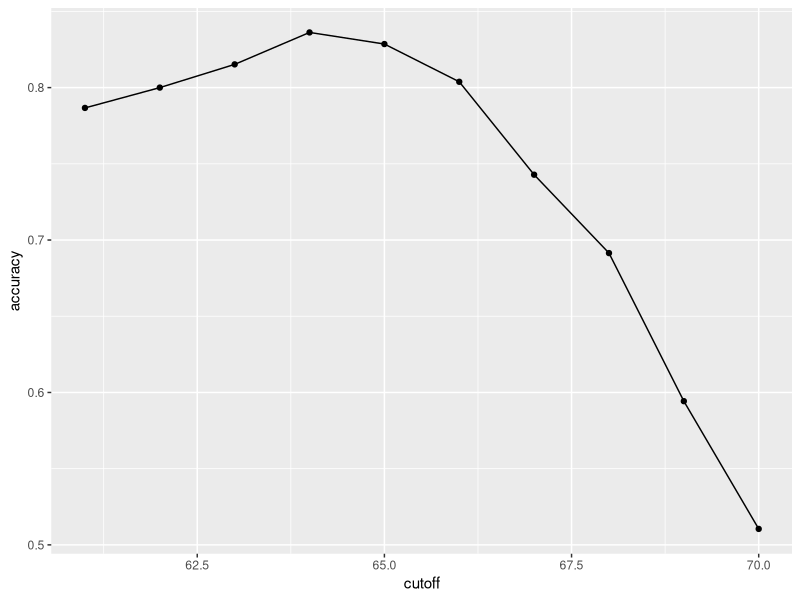
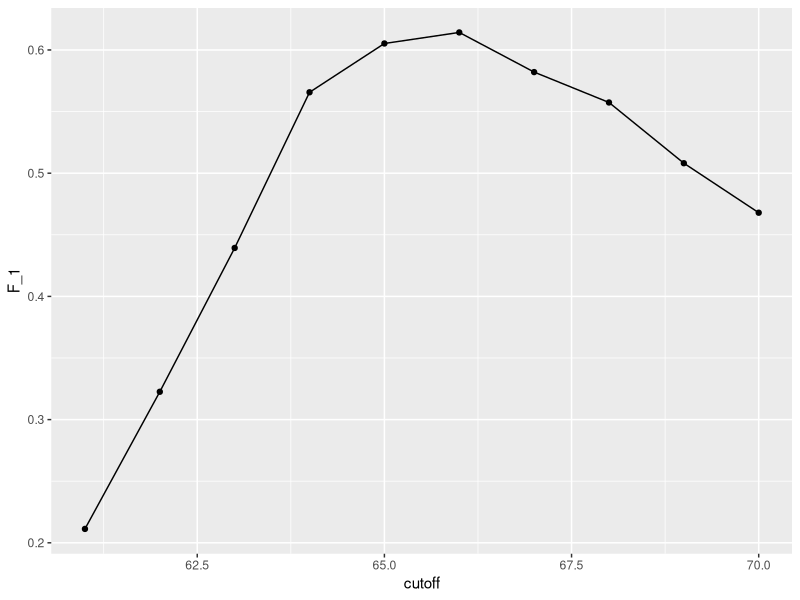
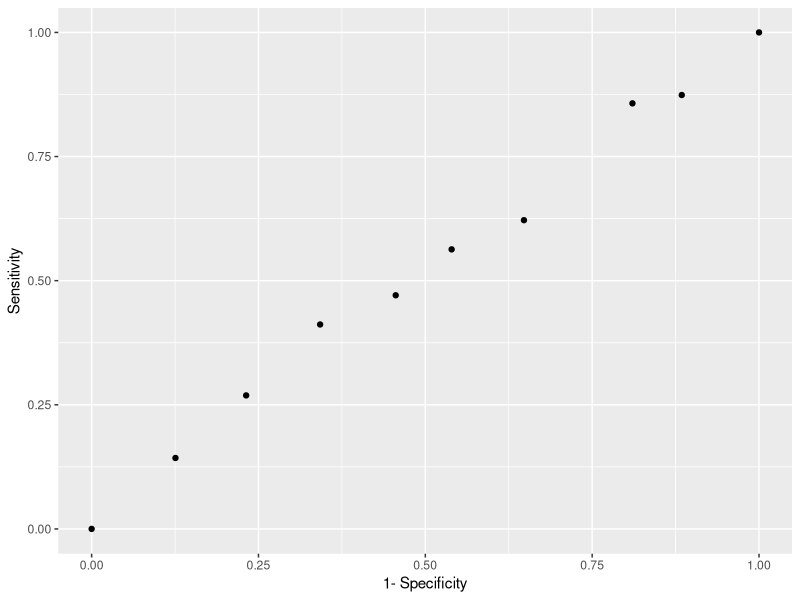
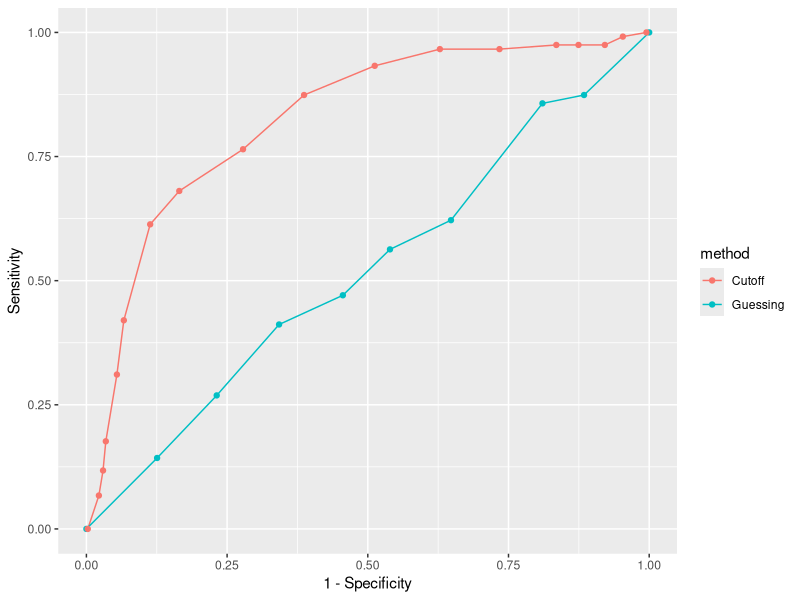
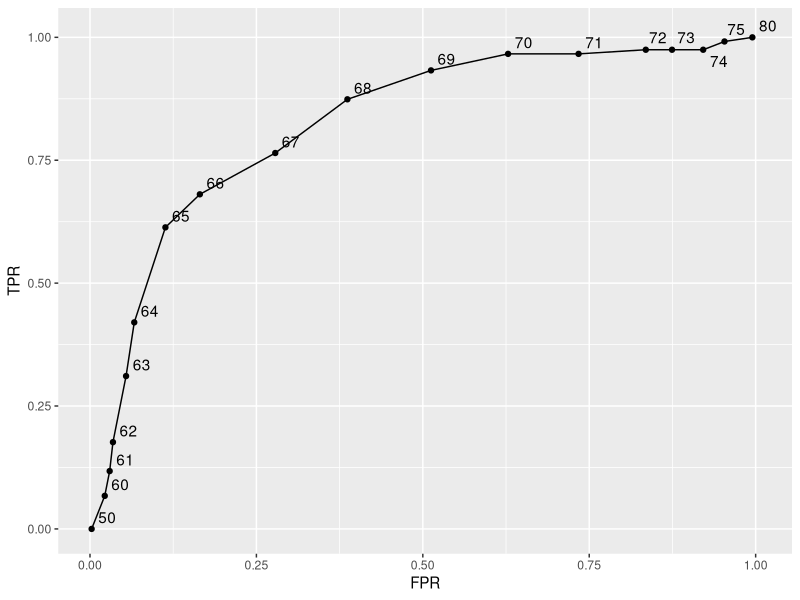
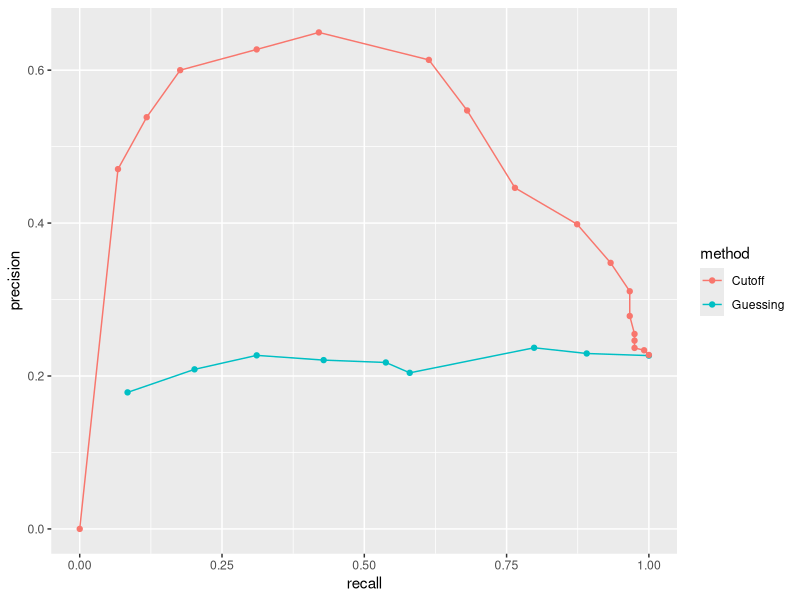
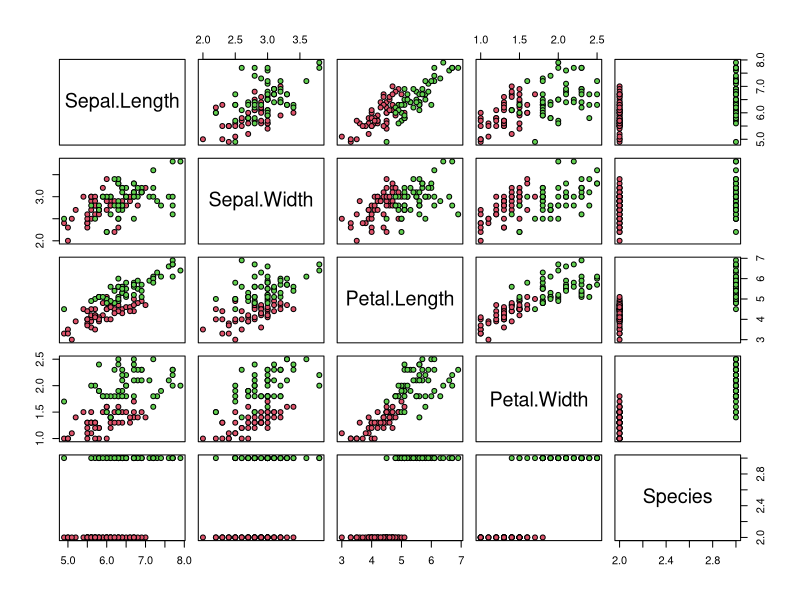

Source code (R) for these figures, in order:
## ---- chunk 1
library(tidyverse)
library(dslabs)
library(dplyr)
library(caret)
library(ggplot2)

data(heights)

# define the outcome and predictors
y <- heights$sex
x <- heights$height

# generate training and test sets
set.seed(2,sample.kind = "Rounding") 
test_index <- createDataPartition(y,times =1, p = 0.5, list = FALSE)
test_set <- heights[test_index, ]
train_set <- heights[-test_index, ]

#guess the outcome
y_hat <- sample(c("Male","Female"),length(test_index),replace = TRUE)
y_hat <- sample(c("Male", "Female"), length(test_index), replace = TRUE) %>% 
  factor(levels = levels(test_set$sex))

#compute accuracy
mean(y_hat == test_set$sex)
heights %>% group_by(sex) %>% summarize(mean(height),sd(height))
y_hat <- ifelse(x > 62, "Male", "Female") %>% factor(levels = levels(test_set$sex))
mean(y == y_hat)

# examine the accuracy of 10 cutoffs
cutoff <- seq(61,70)
accuracy <- map_dbl(cutoff, function(x){
  y_hat <- ifelse(train_set$height > x, "Male", "Female") %>%
    factor(levels = levels(test_set$sex))
    mean(train_set$sex == y_hat)
})

data.frame(cutoff,accuracy) %>%
  ggplot(aes(cutoff,accuracy)) + geom_point() + geom_line ()
max(accuracy)

best_cutoff <- cutoff[which.max(accuracy)]

y_hat <- ifelse(test_set$height > best_cutoff, "Male", "Female") %>%
  factor(levels = levels(test_set$sex))
mean(y_hat == test_set$sex)
## ---- chunk 2
table(predicted = y_hat, actual = test_set$sex)
test_set %>% mutate(y_hat = y_hat) %>%
  group_by(sex) %>% 
  summarize(accuracy = mean(y_hat == sex))
prev <- mean(y == "Male")  

confusionMatrix(data = y_hat, reference = test_set$sex)
## ---- chunk 3
# maximize F-core
cutoff <- seq(61,70)
F_1 <- map_dbl(cutoff, function(x){
  y_hat <- ifelse(train_set$height > x, "Male", "Female") %>%
    factor(levels = levels(test_set$sex))
  F_meas(data = y_hat, reference = factor(train_set$sex))
})

data.frame(cutoff,F_1) %>%
  ggplot(aes(cutoff,F_1)) + geom_point() + geom_line()
max(F_1)
best_cutoff <- cutoff[which.max(F_1)]

y_hat <- ifelse(test_set$height > best_cutoff,"Male","Female") %>%
  factor(levels = levels(test_set$sex))

F_meas(data = y_hat, reference = factor(test_set$sex))
sensitivity(data = y_hat, reference = test_set$sex)
specificity(data = y_hat, reference = test_set$sex)
confusionMatrix(data = y_hat, reference = test_set$sex)
## ---- chunk 4
p <- 0.9
n <- length(test_index)
y_hat <- sample(c("Male","Female"), n,replace = TRUE, prob=c(p,1-p)) %>%
  factor(levels = levels(test_set$sex))
mean(y_hat == test_set$sex)
  
#ROC curve
probs <- seq(0,1,length.out = 10)
guessing <- map_df(probs,function(p){
  y_hat <- sample(c("Male","Female"), n,replace = TRUE, prob=c(p,1-p)) %>%
    factor(levels = levels(test_set$sex))
  list(method = "Guessing",
       FPR = 1- specificity(y_hat,test_set$sex),
       TPR = sensitivity(y_hat,test_set$sex))
})
guessing %>% qplot(FPR,TPR, data =., xlab = "1- Specificity", ylab = "Sensitivity")

cutoffs <- c(50,seq(60,75),80)
height_cutoff <- map_df(cutoffs, function(x){
  y_hat <- ifelse(test_set$height > x, "Male", "Female") %>%
    factor(levels = levels(test_set$sex))
  list(method ="Cutoff",
       FPR = 1- specificity(y_hat,test_set$sex),
       TPR = sensitivity(y_hat,test_set$sex))
})

#plot both curve together
bind_rows(guessing, height_cutoff) %>%
  ggplot(aes(FPR,TPR,color = method)) +
  geom_line() +
  geom_point() +
  xlab("1 - Specificity") +
  ylab("Sensitivity")

library(ggrepel)
map_df(cutoffs, function(x){
  y_hat <- ifelse(test_set$height > x, "Male", "Female") %>%
    factor(levels = levels(test_set$sex))
  list(method ="Cutoff",
       cutoff = x,
       FPR = 1- specificity(y_hat,test_set$sex),
       TPR = sensitivity(y_hat,test_set$sex))
}) %>%
  ggplot(aes(FPR,TPR,label = cutoff)) +
  geom_line() + geom_point() +
  geom_text_repel(nudge_x = 0.01, nudge_y = 0.01)

# plot precision against recall
guessing <- map_df(probs,function(p){
  y_hat <- sample(c("Male","Female"), n,replace = TRUE, prob=c(p,1-p)) %>%
    factor(levels = levels(test_set$sex))
  list(method = "Guessing",
       recall = sensitivity(y_hat,test_set$sex),
       precision = precision(y_hat,test_set$sex))
})
height_cutoff <- map_df(cutoffs, function(x){
  y_hat <- ifelse(test_set$height > x, "Male", "Female") %>%
    factor(levels = levels(test_set$sex))
  list(method ="Cutoff",
       recall = sensitivity(y_hat,test_set$sex),
       precision = precision(y_hat,test_set$sex))
})

bind_rows(guessing, height_cutoff) %>%
  ggplot(aes(recall,precision,color = method)) +
  geom_line() +
  geom_point() 

## ---- chunk 5
library(dslabs)
library(dplyr)
library(lubridate)
data(reported_heights)

dat <- mutate(reported_heights, date_time = ymd_hms(time_stamp)) %>%
  filter(date_time >= make_date(2016, 01, 25) & date_time < make_date(2016, 02, 1)) %>%
  mutate(type = ifelse(day(date_time) == 25 & hour(date_time) == 8 & between(minute(date_time), 15, 30), "inclass","online")) %>%
  select(sex, type)

y <- factor(dat$sex, c("Female", "Male"))
x <- dat$type

prop.table(table(dat))
dat %>% group_by(type) %>% summarize(prop_female = mean(sex == "Female"))

y_hat <- ifelse(x == "online", "Male", "Female") %>% factor(levels = levels(y))
mean(y_hat == y)

confusionMatrix(data = y_hat, reference = y)
table(y_hat,y)
sensitivity(y_hat,y)
## ---- chunk 6
library(caret)
data(iris)
iris <- iris[-which(iris$Species == 'setosa'),]
y <- iris$Species

set.seed(2, sample.kind="Rounding") # if using R 3.6 or later
test_index <- createDataPartition(y,times =1, p=0.5, list = FALSE)
test <- iris[test_index,]
train <- iris[-test_index,]

var <- train$Petal.Length
cutoff <- seq(min(var),max(var), by =0.1)
accuracy <- map_dbl(cutoff, function(x){
  y_hat <- ifelse(var > x, "virginica", "versicolor") %>%
    factor(levels = levels(train$Species))
    mean(train$Species == y_hat)
})
max(accuracy)


foo <- function(x){
	rangedValues <- seq(range(x)[1],range(x)[2],by=0.1)
	sapply(rangedValues,function(i){
		y_hat <- ifelse(x>i,'virginica','versicolor')
		mean(y_hat==train$Species)
	})
}
predictions <- apply(train[,-5],2,foo)
sapply(predictions,max)	

x <- train$Petal.Length
rangedValues <- seq(range(x)[1],range(x)[2],by=0.1)
best1 <- rangedValues[which.max(predictions[[3]])]

x <- train$Petal.Width
rangedValues <- seq(range(x)[1],range(x)[2],by=0.1)
best2 <- rangedValues[which.max(predictions[[4]])]


y_hat <- ifelse(test$Petal.Length> best1,'virginica','versicolor')
mean(y_hat==test$Species)

y_hat <- ifelse(test$Petal.Width > best2,'virginica','versicolor')
mean(y_hat==test$Species)

y_hat <- ifelse(test$Petal.Length> best1 | test$Petal.Width > best2,'virginica','versicolor')
mean(y_hat==test$Species)


predictions <- apply(test[,-5],2,foo)
sapply(predictions,max)

plot(iris,pch=21,bg=iris$Species)
